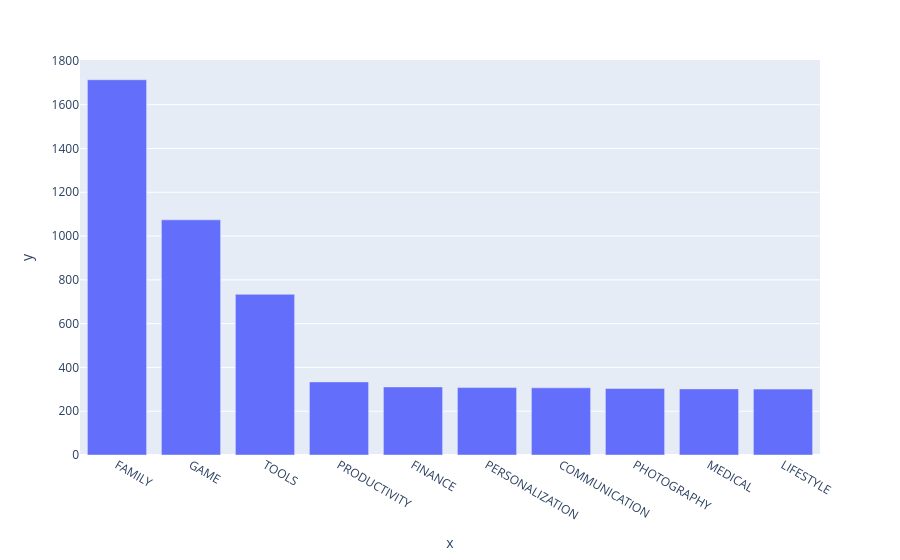

Write notebook code for a chart like this one.
### Code cell
bar = px.bar(x = top10_category.index, # index = category name
             y = top10_category.values)
 
bar.show()

### Figure 1 — Plotly figure (JSON) as saved in the notebook; plotly's stock layout.template omitted (floating-point values rounded to 4 significant figures)
{"data": [{"alignmentgroup": "True", "hovertemplate": "x=%{x}<br>y=%{y}<extra></extra>", "legendgroup": "", "marker": {"color": "#636efa", "pattern": {"shape": ""}}, "name": "", "offsetgroup": "", "orientation": "v", "showlegend": false, "textposition": "auto", "type": "bar", "x": ["FAMILY", "GAME", "TOOLS", "PRODUCTIVITY", "FINANCE", "PERSONALIZATION", "COMMUNICATION", "PHOTOGRAPHY", "MEDICAL", "LIFESTYLE"], "xaxis": "x", "y": [1714, 1074, 734, 334, 311, 308, 307, 304, 302, 301], "yaxis": "y"}], "layout": {"autosize": true, "barmode": "relative", "legend": {"tracegroupgap": 0}, "margin": {"t": 60}, "xaxis": {"anchor": "y", "autorange": true, "domain": [0, 1], "range": [-0.5, 9.5], "title": {"text": "x"}, "type": "category"}, "yaxis": {"anchor": "x", "autorange": true, "domain": [0, 1], "range": [0, 1804.0], "title": {"text": "y"}, "type": "linear"}}}
